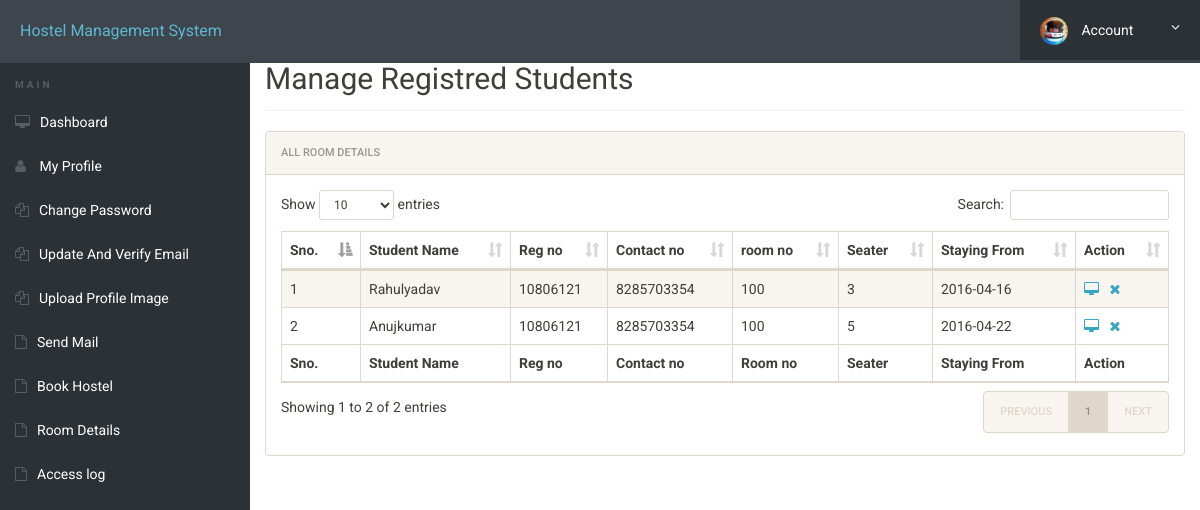
The page /manage-students.php (signed in) on the database as committed earlier.
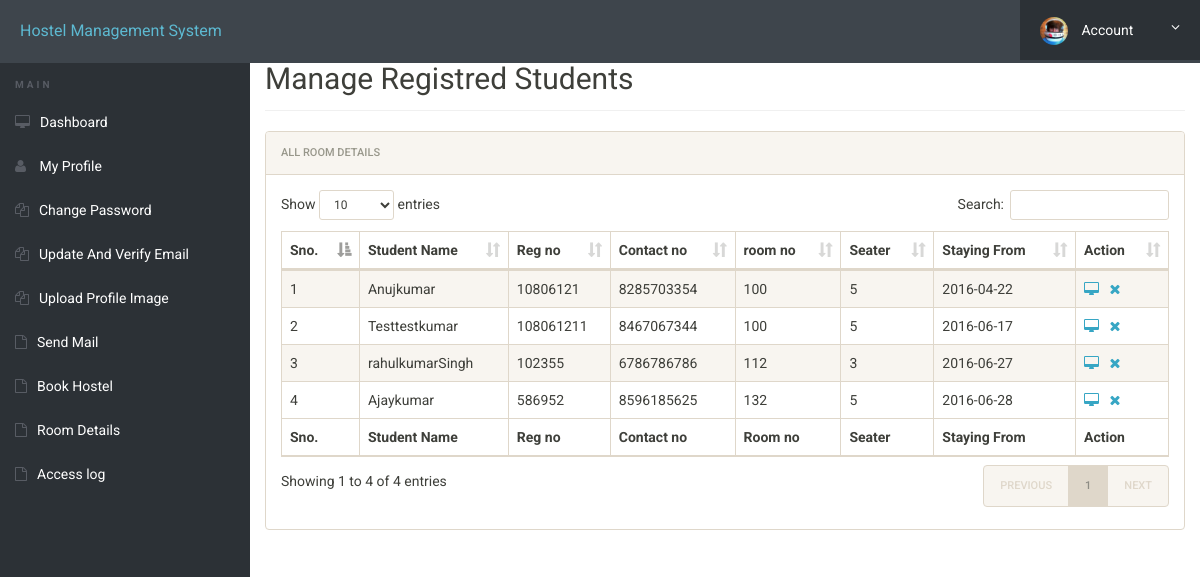
The same page on the database as committed later.
### tables this page shows
CREATE TABLE `registration` (
  `id` int(11) NOT NULL,
  `roomno` int(11) DEFAULT NULL,
  `seater` int(11) DEFAULT NULL,
  `feespm` int(11) DEFAULT NULL,
  `foodstatus` int(11) DEFAULT NULL,
  `stayfrom` date DEFAULT NULL,
  `duration` int(11) DEFAULT NULL,
  `course` varchar(500) DEFAULT NULL,
  `regno` int(11) DEFAULT NULL,
  `firstName` varchar(500) DEFAULT NULL,
  `middleName` varchar(500) DEFAULT NULL,
  `lastName` varchar(500) DEFAULT NULL,
  `gender` varchar(250) DEFAULT NULL,
  `contactno` bigint(11) DEFAULT NULL,
  `emailid` varchar(500) DEFAULT NULL,
  `egycontactno` bigint(11) DEFAULT NULL,
  `guardianName` varchar(500) DEFAULT NULL,
  `guardianRelation` varchar(500) DEFAULT NULL,
  `guardianContactno` bigint(11) DEFAULT NULL,
  `corresAddress` varchar(500) DEFAULT NULL,
  `corresCIty` varchar(500) DEFAULT NULL,
  `corresState` varchar(500) DEFAULT NULL,
  `corresPincode` int(11) DEFAULT NULL,
  `pmntAddress` varchar(500) DEFAULT NULL,
  `pmntCity` varchar(500) DEFAULT NULL,
  `pmnatetState` varchar(500) DEFAULT NULL,
  `pmntPincode` int(11) DEFAULT NULL,
  `postingDate` timestamp NULL DEFAULT CURRENT_TIMESTAMP,
  `updationDate` varchar(500) DEFAULT NULL
);

### manage-students.php (the view, shortened to what this page needs)
<?php
include('includes/config.php');
?>
<!doctype html>
<html lang="en" class="no-js">
<head>
	<link rel="stylesheet" href="css/font-awesome.min.css">
	<link rel="stylesheet" href="css/bootstrap.min.css">
	<link rel="stylesheet" href="css/dataTables.bootstrap.min.css">
	<link rel="stylesheet" href="css/bootstrap-social.css">
	<link rel="stylesheet" href="css/bootstrap-select.css">
	<link rel="stylesheet" href="css/fileinput.min.css">
	<link rel="stylesheet" href="css/awesome-bootstrap-checkbox.css">
	<link rel="stylesheet" href="css/style.css">
</head>
<body>
	<?php include('includes/header.php');?>
	<div class="ts-main-content">
			<?php include('includes/sidebar.php');?>
		<div class="content-wrapper">
			<div class="container-fluid">
				<div class="row">
					<div class="col-md-12">
						<h2 class="page-title" style="margin-top:4%">Manage Registred Students</h2>
						<div class="panel panel-default">
							<div class="panel-heading">All Room Details</div>
							<div class="panel-body">
								<table id="zctb" class="display table table-striped table-bordered table-hover" cellspacing="0" width="100%">
									<thead>
										<tr>
											<th>Sno.</th>
											<th>Student Name</th>
											<th>Reg no</th>
											<th>Contact no </th>
											<th>room no  </th>
											<th>Seater </th>
											<th>Staying From </th>
											<th>Action</th>
										</tr>
									</thead>
									<tfoot>
										<tr>
											<th>Sno.</th>
											<th>Student Name</th>
											<th>Reg no</th>
											<th>Contact no </th>
											<th>Room no  </th>
											<th>Seater </th>
											<th>Staying From </th>
											<th>Action</th>
										</tr>
									</tfoot>
									<tbody>
<?php
$ret="select * from registration";
$stmt= $mysqli->prepare($ret) ;
$stmt->execute() ;
$res=$stmt->get_result();
$cnt=1;
while($row=$res->fetch_object())
	  {
	  	?>
<tr><td><?php echo $cnt;;?></td>
<td><?php echo $row->firstName;?><?php echo $row->middleName;?><?php echo $row->lastName;?></td>
<td><?php echo $row->regno;?></td>
<td><?php echo $row->contactno;?></td>
<td><?php echo $row->roomno;?></td>
<td><?php echo $row->seater;?></td>
<td><?php echo $row->stayfrom;?></td>
<td>
<a href="javascript:void(0);"  onClick="popUpWindow('http://localhost/hostel/admin/full-profile.php?id=<?php echo $row->id;?>');" title="View Full Details"><i class="fa fa-desktop"></i></a>&nbsp;&nbsp;
<a href="manage-students.php?del=<?php echo $row->id;?>" title="Delete Record" onclick="return confirm("Do you want to delete");"><i class="fa fa-close"></i></a></td>
										</tr>
									<?php
$cnt=$cnt+1;
									 } ?>
									</tbody>
								</table>
							</div>
						</div>
					</div>
				</div>
			</div>
		</div>
	</div>
</body>
</html>

Rows that differ between the two databases and show on the page:
removed registration: firstName "Rahul", lastName "yadav", regno "10806121", contactno "8285703354", roomno "100", seater "3", stayfrom "2016-04-16"
added registration: firstName "Test", middleName "test", lastName "kumar", regno "108061211", contactno "8467067344", roomno "100", seater "5", stayfrom "2016-06-17"
added registration: firstName "rahul", middleName "kumar", lastName "Singh", regno "102355", contactno "6786786786", roomno "112", seater "3", stayfrom "2016-06-27"
added registration: firstName "Ajay", lastName "kumar", regno "586952", contactno "8596185625", roomno "132", seater "5", stayfrom "2016-06-28"
Other text that changed with them:
text written by a page script: "Show entries Search: Showing 1 to 2 of 2 entries PREVIOUS 1 NEXT" → "Show entries Search: Showing 1 to 4 of 4 entries PREVIOUS 1 NEXT"
